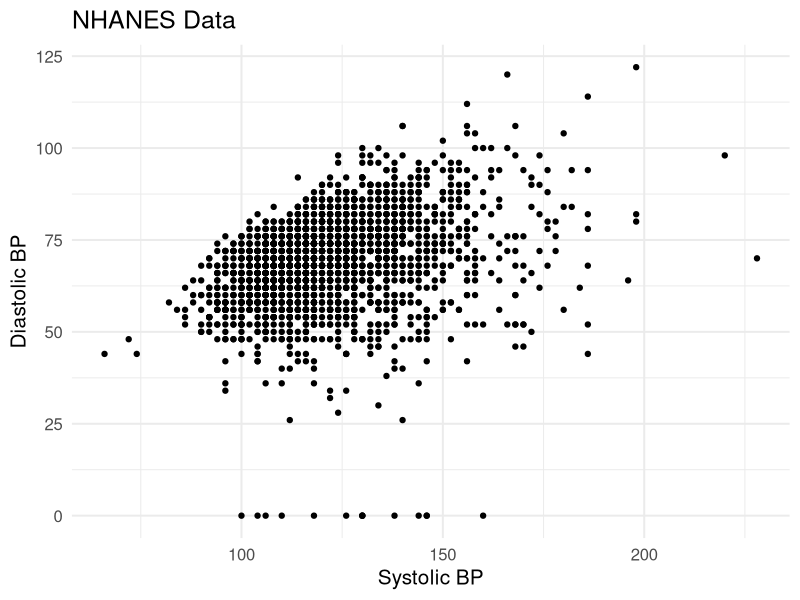
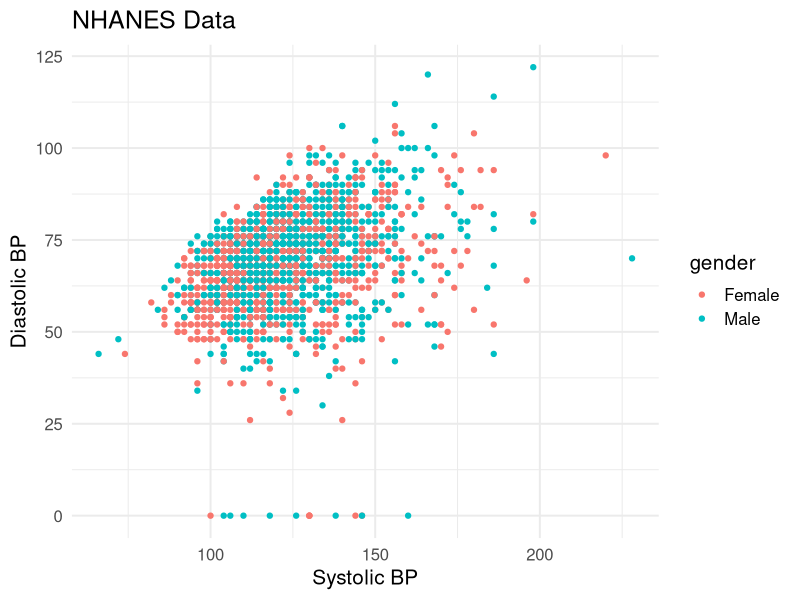
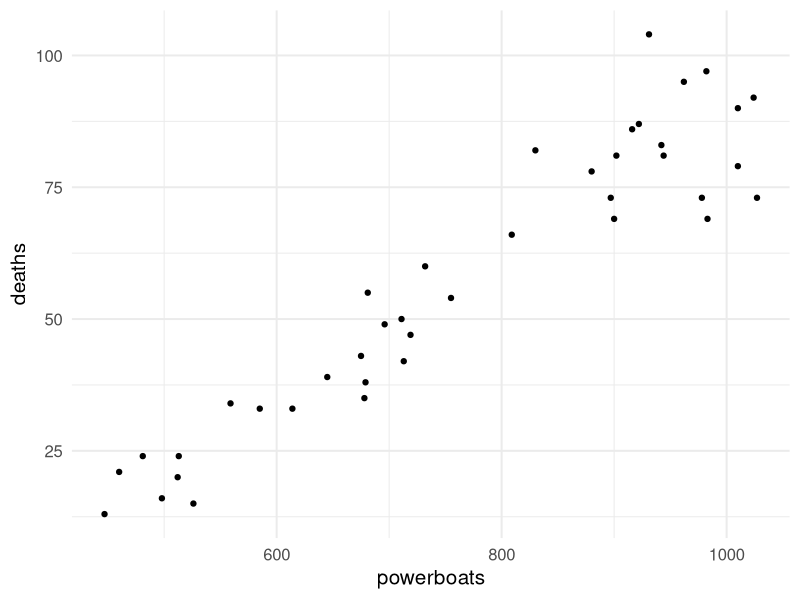
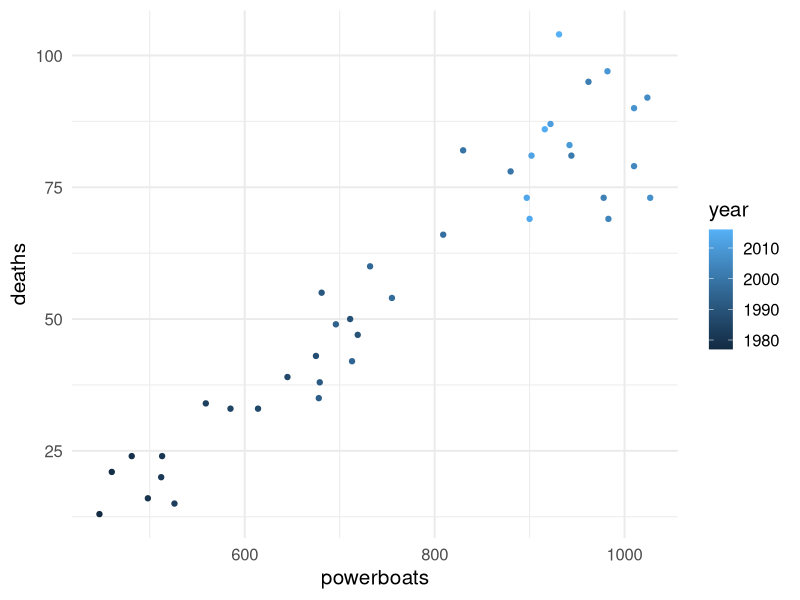

Recreate these plots in R, in order. (Note: this script raises an error after producing the figures.)
## ---- chunk 1
library(knitr) # for include_graphics() 
library(readr)
library(ggplot2)
library(dplyr)
## ---- chunk 2
nhanes_dataNA <- read_csv("nhanes.csv")
nhanes_data<-nhanes_dataNA[rowSums(is.na(nhanes_dataNA[ , 15:18])) == 0, ]
names(nhanes_data)
## ---- chunk 3
nhanes_scatter <- ggplot(data = nhanes_data, aes(x = bpxsy1, y = bpxdi1)) + 
  geom_point(na.rm=TRUE) + theme_minimal(base_size = 15)+
  labs(x = "Systolic BP", 
       y = "Diastolic BP",
       title = "NHANES Data")
## ---- chunk 4
nhanes_scatter

## ---- chunk 5
nhanes_scatter <- ggplot(data = nhanes_data, aes(x = bpxsy1, y = bpxdi1)) + 
  geom_point(aes(col=gender),na.rm=TRUE) + theme_minimal(base_size = 15)+
  labs(x = "Systolic BP", 
       y = "Diastolic BP",
       title = "NHANES Data")
## ---- chunk 6
nhanes_scatter

## ---- chunk 7
mana_data <- read_csv("Ch03_Manatee-deaths.csv")
head(mana_data)
## ---- chunk 8
mana_scatter <- ggplot(data = mana_data, aes(x = powerboats, y = deaths)) + 
  geom_point() + theme_minimal(base_size = 15)
## ---- chunk 9
mana_scatter
## ---- chunk 10
mana_scatter <- ggplot(data = mana_data, aes(x = powerboats, y = deaths)) + 
  geom_point(aes(col=year)) + theme_minimal(base_size = 15)
## ---- chunk 11
mana_scatter
## ---- chunk 12
knitr::include_graphics("Ch03_Perinatal-mortality.jpg")
## ---- chunk 13
knitr::include_graphics("Ch03_Ex_Weight-energy.png")
## ---- chunk 14
# Note: you won't be tested on writing code using tibble::tribble()
# Do be able to look at the code and recognize that it is creating a data set

weight_data <- tibble::tribble(
  ~subject, ~gender, ~mass, ~rate,
  1, "M", 62.0, 1792,
  2, "M", 62.9, 1666,
  3, "F", 36.1, 995, 
  4, "F", 54.6, 1425, 
  5, "F", 48.5, 1396, 
  6, "F", 42.0, 1418, 
  7, "M", 47.4, 1362, 
  8, "F", 50.6, 1502,
  9, "F", 42.0, 1256, 
  10, "M", 48.7, 1614,
  11, "F", 40.3, 1189,
  12, "F", 33.1, 913,
  13, "M", 51.9, 1460,
  14, "F", 42.4, 1124,
  15, "F", 34.5, 1052,
  16, "F", 51.1, 1347,
  17, "F", 41.2, 1204,
  18, "M", 51.9, 1867,
  19, "M", 46.9, 1439
)
## ---- chunk 15
weight_scatter <- ggplot(weight_data, aes(x = mass, y = rate)) +
  geom_point() + 
  theme_minimal(base_size = 15)
## ---- chunk 16
weight_scatter
## ---- chunk 17
weight_scatter <- ggplot(weight_data, aes(x = mass, y = rate)) +
  geom_point(aes(col=gender)) + 
  theme_minimal(base_size = 15)
## ---- chunk 18
weight_scatter
## ---- chunk 19
weight_scatter <- ggplot(weight_data, aes(x = mass, y = rate)) +
  geom_point(aes(col=gender)) + 
  theme_minimal(base_size = 15)+
  facet_wrap(~ gender)
## ---- chunk 20
weight_scatter
## ---- chunk 21
# Note: you do not need to understand any of the code in this chunk 
# just focus on the description of what I am trying to show you in lecture.

x <- 1:20
y <- 2 * x + 3 + rnorm(20, 0, 9)
corr_data <- data.frame(x, y)

corr.plot <- ggplot(corr_data, aes(x,y)) + 
  geom_text(aes(x = 5, y = 35), label = 1, size = 60, col = "cadetblue1") +
  geom_text(aes(x = 15, y = 35), label = 2, size = 60, col = "cadetblue1") +
  geom_text(aes(x = 5, y = 10), label = 3, size = 60, col = "cadetblue1") +
  geom_text(aes(x = 15, y = 10), label = 4, size = 60, col = "cadetblue1") +
  geom_point() + 
  geom_hline(yintercept = mean(y), lty = 2) +
  geom_vline(xintercept = mean(x), lty = 2) + 
  theme_minimal(base_size = 15) 

corr.plot
## ---- chunk 22
corr.plot
## ---- chunk 23
corr.plot
## ---- chunk 24
# Note: you do not need to understand any of the code in this chunk 
library(MASS)
library(patchwork) 
set.seed(123)

cor_100 <- as.data.frame(mvrnorm(100, mu = c(0,0), 
                     Sigma = matrix(c(1 ,1, 1, 1), ncol = 2), 
                     empirical = TRUE))

cor_70 <- as.data.frame(mvrnorm(100, mu = c(0,0), 
                     Sigma = matrix(c(1,0.7,0.7,1), ncol = 2), 
                     empirical = TRUE))

cor_30 <- as.data.frame(mvrnorm(100, mu = c(0,0), 
                     Sigma = matrix(c(1,0.3,0.3,1), ncol = 2), 
                     empirical = TRUE))

cor_n10 <- as.data.frame(mvrnorm(100, mu = c(0,0), 
                     Sigma = matrix(c(1,-0.1,-0.1,1), ncol = 2), 
                     empirical = TRUE))

cor_n40 <- as.data.frame(mvrnorm(100, mu = c(0,0), 
                     Sigma = matrix(c(1,-0.4,-0.4,1), ncol = 2), 
                     empirical = TRUE))

cor_n100 <- as.data.frame(mvrnorm(100, mu = c(0,0), 
                     Sigma = matrix(c(1,-1,-1,1), ncol = 2), 
                     empirical = TRUE))

cor_100_plot <- ggplot(cor_100, aes(V1, V2)) + geom_point() + 
  labs(title = "Correlation = 1", y = "y", x = "x") + 
  geom_hline(yintercept = mean(cor_100$V2), lty = 2) + 
  geom_vline(xintercept = mean(cor_100$V1), lty = 2) + 
  theme_minimal(base_size = 15) 

cor_70_plot <- ggplot(cor_70, aes(V1, V2)) + geom_point() + 
  labs(title = "Correlation = 0.7", y = "y", x = "x") + 
  geom_hline(yintercept = mean(cor_70$V2), lty = 2) + 
  geom_vline(xintercept = mean(cor_70$V1), lty = 2) + 
  theme_minimal(base_size = 15)

cor_30_plot <- ggplot(cor_30, aes(V1, V2)) + geom_point() + 
  labs(title = "Correlation = 0.3", y = "y", x = "x") + 
  geom_hline(yintercept = mean(cor_30$V2), lty = 2) + 
  geom_vline(xintercept = mean(cor_30$V1), lty = 2) + 
  theme_minimal(base_size = 15)

cor_n10_plot <- ggplot(cor_n10, aes(V1, V2)) + geom_point() + 
  labs(title = "Correlation = -0.1", y = "y", x = "x") +
  geom_hline(yintercept = mean(cor_n10$V2), lty = 2) + 
  geom_vline(xintercept = mean(cor_n10$V1), lty = 2) + 
  theme_minimal(base_size = 15)

cor_n40_plot <- ggplot(cor_n40, aes(V1, V2)) + geom_point() + 
  labs(title = "Correlation = -0.4", y = "y", x = "x") +
  geom_hline(yintercept = mean(cor_n40$V2), lty = 2) + 
  geom_vline(xintercept = mean(cor_n40$V1), lty = 2) + 
  theme_minimal(base_size = 15)

cor_n100_plot <- ggplot(cor_n100, aes(V1, V2)) + geom_point() + 
  labs(title = "Correlation = -1", y = "y", x = "x") +
  geom_hline(yintercept = mean(cor_n100$V2), lty = 2) + 
  geom_vline(xintercept = mean(cor_n100$V1), lty = 2) + 
  theme_minimal(base_size = 15)

cor_100_plot + cor_70_plot + cor_30_plot + 
cor_n10_plot + cor_n40_plot + cor_n100_plot 
## ---- chunk 25
mana_scatter + weight_scatter + plot_layout() # you don't need to know the plot_layout() function
## ---- chunk 26
mana_cor <- mana_data %>% 
  summarize(corr_mana = cor(powerboats, deaths))
mana_cor
## ---- chunk 27
weight_cor <- weight_data %>% 
  summarize(corr_weight = cor(mass, rate))
weight_cor
## ---- chunk 28
nhanes_scatter 
## ---- chunk 29
bp_cor <- nhanes_data %>% 
  summarize(corrbp = cor(bpxsy1, bpxdi1))
bp_cor
## ---- chunk 30
#students, you don't need to know the code in this chunk
weight_data_outliers <- tibble::tribble(
  ~subject, ~gender, ~mass, ~rate,
  20, "M", 62.0, 1213,
  21, "M", 55.9, 1150
  )

weight_data_and_out <- dplyr::full_join(weight_data, weight_data_outliers)
## ---- chunk 31
library(glue) #students, don't need to understand the use of glue here or below to make the label.

weight_cor_out <- weight_data_and_out %>% summarize(corr_out = cor(mass, rate))

weight_scatter_out <- ggplot(weight_data_and_out, aes(x = mass, y = rate)) + 
  geom_point(aes(col = subject >= 20)) +
  scale_color_manual(values = c("black", "red"), guide = FALSE) +
  theme_minimal(base_size = 15) +
  geom_text(x = 37, y = 1750, 
            label = glue("r = {round(weight_cor_out$corr_out, 2)}"), 
            check_overlap = T)

weight_scatter <- weight_scatter + 
  geom_text(x = 37, y = 1750, 
            label = glue("r = {round(weight_cor$corr_weight, 2)}"), 
            check_overlap = T)

weight_scatter + weight_scatter_out + plot_layout()
## ---- chunk 32
# Example data from 3.8 in Baldi and Moore (page 81 of 4th ed)
# students don't need to know this code, just pay attention to what I say about the plot
# and the correlation of mean scores vs. individual scores

distress_score <- c(rnorm(26, mean = 3.3, sd = 0.25), 
                    rnorm(26, mean = 3.1, sd = 0.25),
                    rnorm(26, mean = 2.9, sd = 0.25),
                    rnorm(26, mean = 2.6, sd = 0.25))

ID <- rep(1:26, 4)

time_since_breakup <- c(rep(0, 26), rep(2, 26), rep(6, 26), rep(10, 26))

breakup_data <- data.frame(ID, time_since_breakup, distress_score)

corr_raw <- breakup_data %>% summarize(corr = cor(time_since_breakup, distress_score))

mean_scores <- breakup_data %>% 
  group_by(time_since_breakup) %>%
  summarize(mean_distress_per_week = mean(distress_score))

corr_means <- mean_scores %>% 
  summarize(corr_with_means = cor(time_since_breakup, mean_distress_per_week))

ggplot(breakup_data, aes(x = time_since_breakup, y = distress_score)) + 
  geom_point(pch = 4, aes(col = "individuals")) +
  geom_point(data = mean_scores, aes(y = mean_distress_per_week, col = "mean"), size = 3) +
  theme_minimal(base_size = 15) +
  theme(legend.title = element_blank()) +
  geom_text(x = 8, y = 3.5, label = glue("Corr. of raw data = {round(corr_raw$corr, 2)}"), check_overlap = T) +
  geom_text(x = 8, y = 3.25, label = glue("Corr. of means = {round(corr_means$corr_with_means, 2)}"), check_overlap = T) +
  labs(x = "Time since breakup", y = "Distress score")
## ---- chunk 33
knitr::include_graphics("gw_pirates.png")
